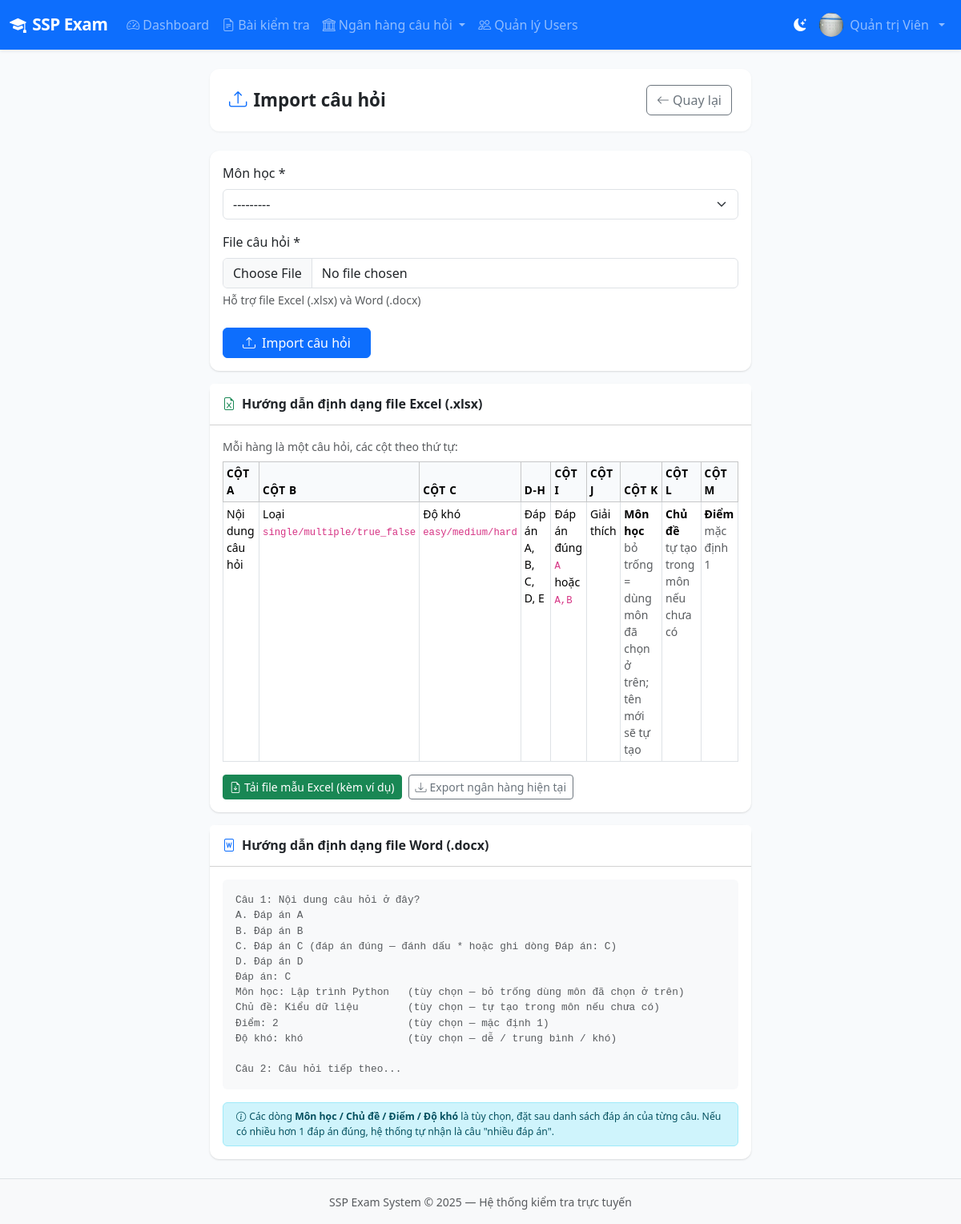
/questions/import/ (signed in), run on the app's committed database.
### accounts/models.py (models this page shows, shortened)
class User(AbstractUser):
    ROLE_ADMIN = 'admin'
    ROLE_TEACHER = 'teacher'
    ROLE_STUDENT = 'student'
    ROLE_CHOICES = [
        (ROLE_ADMIN, 'Quản trị viên'),
        (ROLE_TEACHER, 'Quản lý đào tạo'),
        (ROLE_STUDENT, 'Nhân viên'),
    ]
    role = models.CharField(max_length=20, choices=ROLE_CHOICES, default=ROLE_STUDENT)
    phone = models.CharField(max_length=20, blank=True)
    avatar = models.ImageField(upload_to='avatars/', blank=True, null=True)
    student_id = models.CharField(max_length=50, blank=True, verbose_name='Mã nhân viên')
    class_name = models.CharField(max_length=100, blank=True, verbose_name='Phòng ban/Team')
    created_at = models.DateTimeField(auto_now_add=True)
    updated_at = models.DateTimeField(auto_now=True)
    class Meta:
        verbose_name = 'Người dùng'
        verbose_name_plural = 'Người dùng'
        ordering = ['-date_joined']
    @property
    def is_admin(self):
        return self.role == self.ROLE_ADMIN
    @property
    def can_create_exam(self):
        return self.role in (self.ROLE_ADMIN, self.ROLE_TEACHER)

### questions/views.py (the view, shortened to what this page needs)
# urls.py: path('import/', views.import_questions_view, name='import_questions'),
@teacher_required
def import_questions_view(request):
    form = ImportQuestionForm(request.POST or None, request.FILES or None)
    return render(request, 'questions/import.html', {'form': form})

### questions/forms.py
class ImportQuestionForm(forms.Form):
    file = forms.FileField(
        label='Chọn file (Excel .xlsx hoặc Word .docx)',
        widget=forms.FileInput(attrs={'class': 'form-control', 'accept': '.xlsx,.docx'})
    )
    subject = forms.ModelChoiceField(
        queryset=Subject.objects.all(),
        label='Môn học',
        widget=forms.Select(attrs={'class': 'form-select'})
    )

### questions/models.py (called while the page is built)
    def __str__(self):
        return self.name

### templates/questions/import.html (shortened to what this page needs)
{% extends 'base.html' %}
{% block content %}
<div class="row justify-content-center">
  <div class="col-lg-7">
    <div class="page-header">
      <h1><i class="bi bi-upload me-2 text-primary"></i>Import câu hỏi</h1>
      <a href="{% url 'question_bank' %}" class="btn btn-outline-secondary"><i class="bi bi-arrow-left me-1"></i>Quay lại</a>
    </div>
    <div class="card mb-3">
      <div class="card-body">
        <form method="post" enctype="multipart/form-data">
          <div class="mb-3">
            <label class="form-label fw-medium">Môn học *</label>
            {{ form.subject }}
          </div>
          <div class="mb-4">
            <label class="form-label fw-medium">File câu hỏi *</label>
            {{ form.file }}
            <div class="form-text">Hỗ trợ file Excel (.xlsx) và Word (.docx)</div>
          </div>
          <button type="submit" class="btn btn-primary px-4">
            <i class="bi bi-upload me-2"></i>Import câu hỏi
          </button>
        </form>
      </div>
    </div>
    <div class="card">
      <div class="card-header bg-white py-3">
        <h6 class="mb-0 fw-bold"><i class="bi bi-file-earmark-excel me-2 text-success"></i>Hướng dẫn định dạng file Excel (.xlsx)</h6>
      </div>
      <div class="card-body">
        <p class="small text-muted mb-2">Mỗi hàng là một câu hỏi, các cột theo thứ tự:</p>
        <div class="table-responsive">
          <table class="table table-sm table-bordered small">
            <thead class="table-light">
              <tr><th>Cột A</th><th>Cột B</th><th>Cột C</th><th>D-H</th><th>Cột I</th><th>Cột J</th><th>Cột K</th><th>Cột L</th><th>Cột M</th></tr>
            </thead>
            <tbody>
              <tr>
                <td>Nội dung câu hỏi</td>
                <td>Loại<br><code>single/multiple/true_false</code></td>
                <td>Độ khó<br><code>easy/medium/hard</code></td>
                <td>Đáp án A, B, C, D, E</td>
                <td>Đáp án đúng<br><code>A</code> hoặc <code>A,B</code></td>
                <td>Giải thích</td>
                <td><strong>Môn học</strong><br><span class="text-muted">bỏ trống = dùng môn đã chọn ở trên; tên mới sẽ tự tạo</span></td>
                <td><strong>Chủ đề</strong><br><span class="text-muted">tự tạo trong môn nếu chưa có</span></td>
                <td><strong>Điểm</strong><br><span class="text-muted">mặc định 1</span></td>
              </tr>
            </tbody>
          </table>
        </div>
        <div class="d-flex gap-2">
          <a href="{% url 'import_template' %}" class="btn btn-sm btn-success">
            <i class="bi bi-file-earmark-arrow-down me-1"></i>Tải file mẫu Excel (kèm ví dụ)
          </a>
          <a href="{% url 'export_questions' %}" class="btn btn-sm btn-outline-secondary">
            <i class="bi bi-download me-1"></i>Export ngân hàng hiện tại
          </a>
        </div>
      </div>
    </div>
    <div class="card mt-3">
      <div class="card-header bg-white py-3">
        <h6 class="mb-0 fw-bold"><i class="bi bi-file-word me-2 text-primary"></i>Hướng dẫn định dạng file Word (.docx)</h6>
      </div>
      <div class="card-body small text-muted">
        <pre class="bg-light p-3 rounded" style="font-size:.8rem">Câu 1: Nội dung câu hỏi ở đây?
A. Đáp án A
B. Đáp án B
C. Đáp án C (đáp án đúng — đánh dấu * hoặc ghi dòng Đáp án: C)
D. Đáp án D
Đáp án: C
Môn học: Lập trình Python   (tùy chọn — bỏ trống dùng môn đã chọn ở trên)
Chủ đề: Kiểu dữ liệu        (tùy chọn — tự tạo trong môn nếu chưa có)
Điểm: 2                     (tùy chọn — mặc định 1)
Độ khó: khó                 (tùy chọn — dễ / trung bình / khó)
Câu 2: Câu hỏi tiếp theo...</pre>
        <div class="alert alert-info small py-2 mb-0">
          <i class="bi bi-info-circle me-1"></i>Các dòng <strong>Môn học / Chủ đề / Điểm / Độ khó</strong> là tùy chọn,
          đặt sau danh sách đáp án của từng câu. Nếu có nhiều hơn 1 đáp án đúng, hệ thống tự nhận là câu "nhiều đáp án".
        </div>
      </div>
    </div>
  </div>
</div>
{% endblock %}

### templates/base.html (shortened to what this page needs)
<!DOCTYPE html>
<html lang="vi">
<head>
    <link href="https://cdn.jsdelivr.net/npm/bootstrap@5.3.2/dist/css/bootstrap.min.css" rel="stylesheet">
    <link href="https://cdn.jsdelivr.net/npm/bootstrap-icons@1.11.3/font/bootstrap-icons.min.css" rel="stylesheet">
    <link href="{% load static %}{% static 'css/main.css' %}" rel="stylesheet">
</head>
<body>
{% load static %}
<nav class="navbar navbar-expand-lg navbar-dark bg-primary shadow-sm">
    <div class="container-fluid">
        <a class="navbar-brand fw-bold" href="{% url 'dashboard' %}">
            <i class="bi bi-mortarboard-fill me-2"></i>SSP Exam
        </a>
        <div class="collapse navbar-collapse" id="navMain">
            {% if user.is_authenticated %}
            <ul class="navbar-nav me-auto">
                <li class="nav-item">
                    <a class="nav-link {% if request.resolver_match.url_name == 'dashboard' %}active{% endif %}"
                       href="{% url 'dashboard' %}"><i class="bi bi-speedometer2 me-1"></i>Dashboard</a>
                </li>
                {% if user.can_create_exam %}
                <li class="nav-item">
                    <a class="nav-link {% if 'exam' in request.resolver_match.url_name %}active{% endif %}"
                       href="{% url 'exam_list' %}"><i class="bi bi-file-earmark-text me-1"></i>Bài kiểm tra</a>
                </li>
                <li class="nav-item dropdown">
                    <a class="nav-link dropdown-toggle" href="#" data-bs-toggle="dropdown">
                        <i class="bi bi-bank me-1"></i>Ngân hàng câu hỏi
                    </a>
                </li>
                {% endif %}
                {% if user.is_admin %}
                <li class="nav-item">
                    <a class="nav-link" href="{% url 'user_list' %}"><i class="bi bi-people me-1"></i>Quản lý Users</a>
                </li>
                {% endif %}
            </ul>
            <ul class="navbar-nav ms-auto align-items-center">
                <li class="nav-item">
                    <button class="nav-link" id="themeToggle" type="button" title="Chế độ sáng / tối">
                        <i class="bi bi-moon-stars-fill" id="themeIcon"></i>
                    </button>
                </li>
                <li class="nav-item dropdown">
                    <a class="nav-link dropdown-toggle d-flex align-items-center gap-2" href="#" data-bs-toggle="dropdown">
                        {% if user.avatar %}
                        <img src="{{ user.avatar.url }}" class="rounded-circle" width="30" height="30" alt="avatar">
                        {% else %}
                        <div class="avatar-circle-sm">{{ user.first_name|first|default:user.username|first|upper }}</div>
                        {% endif %}
                        <span class="d-none d-md-inline">{{ user.get_full_name|default:user.username }}</span>
                    </a>
                </li>
            </ul>
            {% endif %}
        </div>
    </div>
</nav>
<div class="container-fluid py-4">
    {% block content %}{% endblock %}
</div>
<footer class="footer mt-auto py-3 bg-light border-top">
    <div class="container text-center">
        <span class="text-muted small">SSP Exam System &copy; 2025 — Hệ thống kiểm tra trực tuyến</span>
    </div>
</footer>
</body>
</html>

### static/css/main.css (style rules this page uses)
:root { --primary: #2563eb; --primary-dark: #1d4ed8; --success: #16a34a; --danger: #dc2626; --warning: #d97706; --info: #0891b2; --sidebar-width: 260px; }
body { background-color: #f8fafc; font-family: 'Segoe UI', system-ui, -apple-system, sans-serif; min-height: 100vh; display: flex; flex-direction: column; }
.navbar-brand { font-size: 1.3rem; letter-spacing: -0.5px; }
.card { border: none; border-radius: 12px; box-shadow: 0 1px 3px rgba(0,0,0,.08), 0 1px 2px rgba(0,0,0,.06); transition: box-shadow .2s; }
.table th { background: #f8fafc; font-weight: 600; font-size: .85rem; text-transform: uppercase; letter-spacing: .05em; }
.page-header { background: #fff; border-radius: 12px; padding: 1.25rem 1.5rem; margin-bottom: 1.5rem; box-shadow: 0 1px 3px rgba(0,0,0,.06); display: flex; align-items: center; justify-content: space-between; flex-wrap: wrap; gap: .75rem; }
.page-header h1 { font-size: 1.4rem; font-weight: 700; margin: 0; }
#themeToggle { border: none; background: transparent; color: #fff; }

### data on the page
User: avatar (picture), get_full_name "Quản trị Viên"
